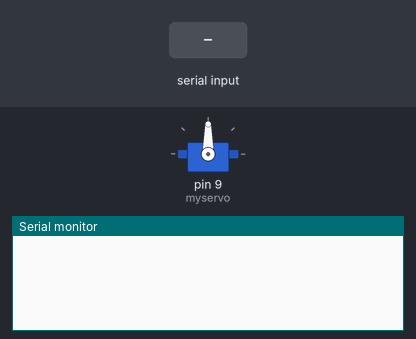
This sketch was run on a simulated Arduino Uno, built with avr-gcc and run on an emulated ATmega328P. Shown: servo, the last lines printed to the serial monitor. The test bench sets the inputs (shaded band).

Above: at 1.2 s.
1.3 s: byte 30 received over Serial
At 2.1 s:
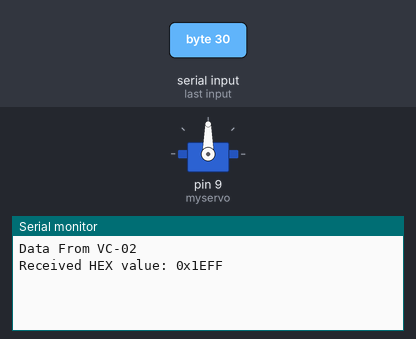
2.8 s: byte 90 received over Serial
At 3.3 s:
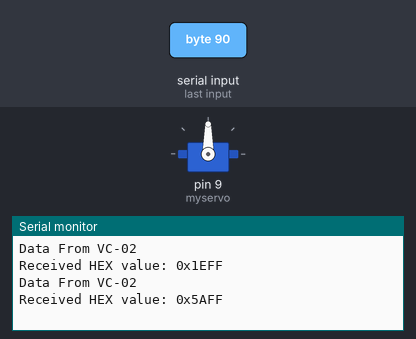
4.3 s: byte 120 received over Serial
At 5.8 s:
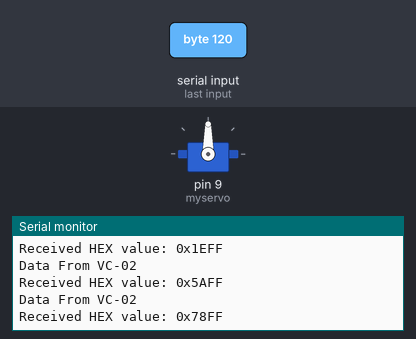

Measured:
- after the input at 1.3 s, the serial monitor: prints a new line at once (image 1)
- after the input at 2.8 s, the serial monitor: prints a new line at once (image 2)
- after the input at 4.3 s, the serial monitor: prints a new line at once (image 3)

The sketch:

Arduino_Example_Code.ino
```cpp
#include <Servo.h>
unsigned int receivedValue = 0;
Servo myservo;  // create servo object to control a servo


void setup() {
  myservo.attach(9);  // attaches the servo on pin 9 to the servo object
  Serial.begin(9600);
  //while (!Serial); // wait for serial port to connect. Needed for native USB port only, this port is for displaying data Grove Sensor sends

  // Serial.println("USB Serial Port connection Established!");

  // Set the data rate for the SoftwareSerial port - Grove Offline Voice Recognition Module runs at 9600 baud rate
}

void loop() {

  if (Serial.available()) {
    Serial.println("Data From VC-02");
    // Read the incoming bytes
    byte highByte = Serial.read();
    byte lowByte = Serial.read();

    // Combine the two bytes into a single 16-bit value
    receivedValue = (highByte << 8) | lowByte;

    // Print the received value in HEX format
    Serial.print("Received HEX value: 0x");
    Serial.println(receivedValue, HEX);
  }

  if (receivedValue == 0xA190)  // Check if the value is A2 in HEX
  {
    myservo.write(90);  // sets the servo position according to the scaled value
    delay(15);
  } else if (receivedValue == 0xA145) {
    myservo.write(45);  // sets the servo position according to the scaled value
    delay(15);
  } else {
  }
  delay(10);
  receivedValue = 0;
}
```
